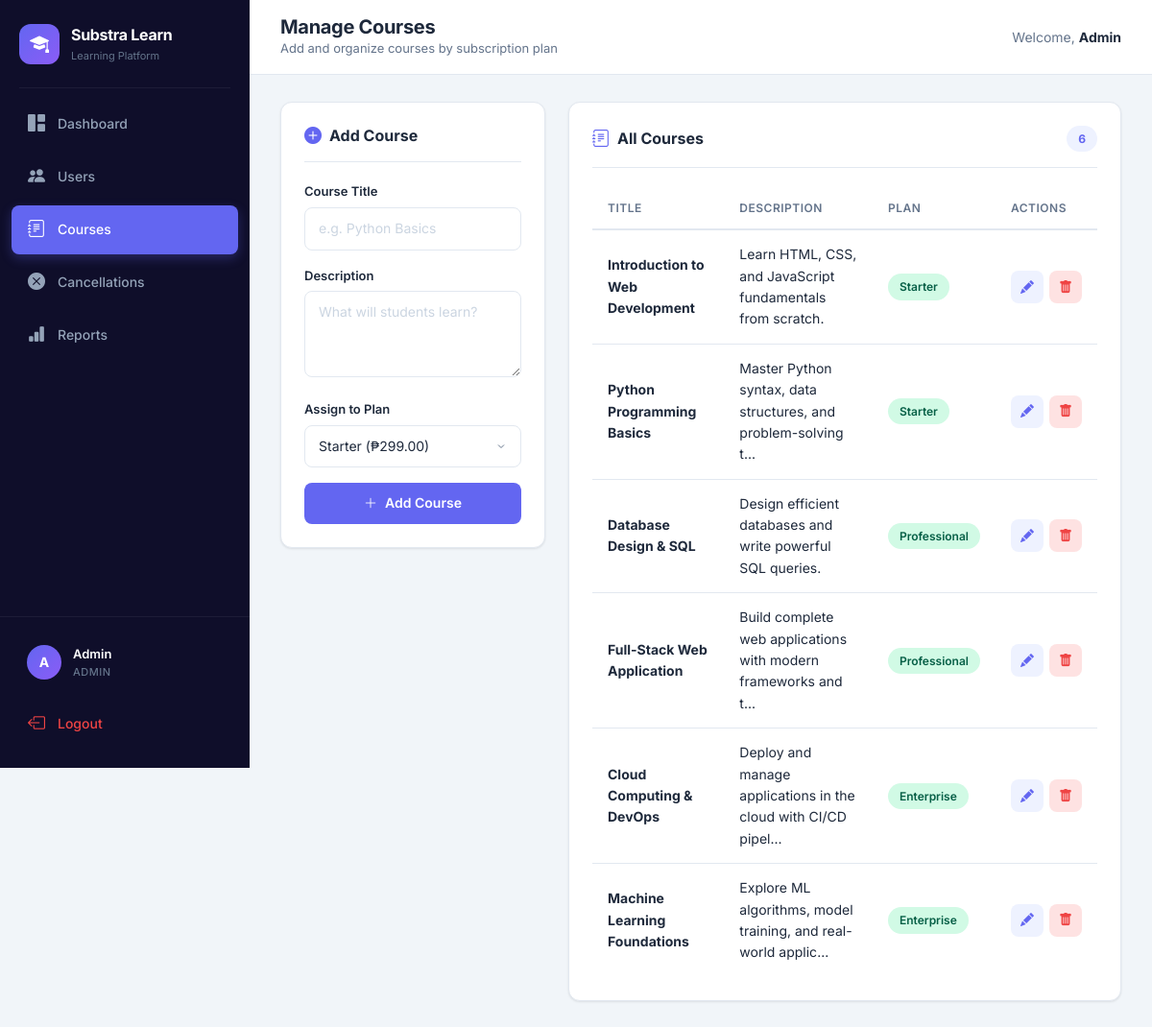
Screenshot of /admin/courses (signed in) with the database file from the repository.
### tables this page shows
CREATE TABLE courses (
    id INTEGER PRIMARY KEY AUTOINCREMENT,
    title TEXT NOT NULL,
    description TEXT DEFAULT '',
    plan_id INTEGER NOT NULL,
    created_at TEXT DEFAULT (datetime('now')),
    FOREIGN KEY (plan_id) REFERENCES plans(id)
);

CREATE TABLE plans (
    id INTEGER PRIMARY KEY AUTOINCREMENT,
    name TEXT NOT NULL,
    description TEXT DEFAULT '',
    price REAL NOT NULL,
    billing_cycle TEXT NOT NULL,
    status TEXT DEFAULT 'active',
    created_at TEXT DEFAULT (datetime('now'))
);

### app.py (the view)
@app.route('/admin/courses')
@admin_required
def admin_courses():
    conn = get_db()
    courses = conn.execute("""
        SELECT c.*, p.name as plan_name
        FROM courses c
        JOIN plans p ON c.plan_id = p.id
        ORDER BY p.price, c.title
    """).fetchall()
    plans = conn.execute("SELECT * FROM plans WHERE status='active' ORDER BY price").fetchall()
    conn.close()
    return render_template('admin_courses.html', courses=courses, plans=plans)

### app.py (called while the page is built)
def get_db():
    conn = sqlite3.connect('database.db')
    conn.row_factory = sqlite3.Row
    return conn

def admin_required(func):
    @wraps(func)
    def wrapper(*args, **kwargs):
        if "user_id" not in session or session.get("role") != "admin":
            flash("Access denied", "danger")
            return redirect("/login")
        return func(*args, **kwargs)
    return wrapper

### templates/admin_courses.html (shortened to what this page needs)
{% extends "base.html" %}
{% block page_title %}Manage Courses{% endblock %}
{% block page_subtitle %}Add and organize courses by subscription plan{% endblock %}
{% block content %}
<div class="row g-4">
    <div class="col-lg-4">
        <div class="content-card">
            <div class="card-header-custom">
                <h2 class="card-title"><i class="bi bi-plus-circle-fill"></i> Add Course</h2>
            </div>
            <form method="POST" action="/admin/create_course">
                <div class="form-group">
                    <label class="form-label">Course Title</label>
                    <input name="title" class="form-input" placeholder="e.g. Python Basics" required>
                </div>
                <div class="form-group">
                    <label class="form-label">Description</label>
                    <textarea name="description" class="form-input" rows="3" placeholder="What will students learn?"></textarea>
                </div>
                <div class="form-group">
                    <label class="form-label">Assign to Plan</label>
                    <select name="plan_id" class="form-input" required>
                        {% for p in plans %}
                        <option value="{{ p['id'] }}">{{ p['name'] }} (₱{{ "%.2f"|format(p['price']) }})</option>
                        {% endfor %}
                    </select>
                </div>
                <button type="submit" class="btn-custom btn-primary-custom w-100">
                    <i class="bi bi-plus-lg"></i> Add Course
                </button>
            </form>
        </div>
    </div>
    <div class="col-lg-8">
        <div class="content-card">
            <div class="card-header-custom">
                <h2 class="card-title"><i class="bi bi-journal-text"></i> All Courses</h2>
                <span class="badge-count">{{ courses|length }}</span>
            </div>
            {% if courses %}
            <div class="table-wrapper">
                <table class="table-custom">
                    <thead>
                        <tr>
                            <th>Title</th>
                            <th>Description</th>
                            <th>Plan</th>
                            <th>Actions</th>
                        </tr>
                    </thead>
                    <tbody>
                        {% for c in courses %}
                        <tr>
                            <td><strong>{{ c['title'] }}</strong></td>
                            <td class="text-muted-custom">{{ c['description'][:60] }}{% if c['description']|length > 60 %}...{% endif %}</td>
                            <td><span class="badge-status badge-active">{{ c['plan_name'] }}</span></td>
                            <td>
                                <div class="action-btns">
                                    <button class="btn-icon" title="Edit" onclick="openEditCourse({{ c['id'] }}, '{{ c['title'] }}', '{{ c['description'] }}', {{ c['plan_id'] }})">
                                        <i class="bi bi-pencil-fill"></i>
                                    </button>
                                    <a href="/admin/delete_course/{{ c['id'] }}" class="btn-icon btn-icon-danger" title="Delete" onclick="return confirm('Delete this course?')">
                                        <i class="bi bi-trash-fill"></i>
                                    </a>
                                </div>
                            </td>
                        </tr>
                        {% endfor %}
                    </tbody>
                </table>
            </div>
            {% else %}
            <div class="empty-state">
                <div class="empty-icon"><i class="bi bi-journal-x"></i></div>
                <h3>No Courses Yet</h3>
                <p>Add your first course using the form on the left.</p>
            </div>
            {% endif %}
        </div>
    </div>
</div>
{% endblock %}

### static/style.css (style rules this page uses)
:root { --primary: #6366F1; --primary-dark: #4F46E5; --primary-light: #A5B4FC; --primary-bg: #EEF2FF; --secondary: #8B5CF6; --success: #10B981; --success-bg: #D1FAE5; --warning: #F59E0B; --warning-bg: #FEF3C7; --danger: #EF4444; --danger-bg: #FEE2E2; --info: #06B6D4; --info-bg: #CFFAFE; --dark: #0F172A; --sidebar-bg: #0F0E2A; --sidebar-hover: #1E1B4B; --sidebar-active: #6366F1; --bg: #F1F5F9; --card: #FFFFFF; --text: #1E293B; --text-muted: #64748B; --border: #E2E8F0; --radius: 12px; --radius-sm: 8px; --radius-lg: 16px; --shadow: 0 1px 3px rgba(0,0,0,0.06), 0 1px 2px rgba(0,0,0,0.04); --shadow-md: 0 4px 6px rgba(0,0,0,0.05), 0 2px 4px rgba(0,0,0,0.03); --shadow-lg: 0 10px 25px rgba(0,0,0,0.08), 0 4px 10px rgba(0,0,0,0.04); --transition: all 0.2s ease; --sidebar-width: 260px; }
* { margin: 0; padding: 0; box-sizing: border-box; }
body { font-family: 'Inter', -apple-system, BlinkMacSystemFont, 'Segoe UI', sans-serif; background: var(--bg); color: var(--text); line-height: 1.6; -webkit-font-smoothing: antialiased; }
.content-card { background: var(--card); border-radius: var(--radius); padding: 24px; box-shadow: var(--shadow); border: 1px solid var(--border); margin-bottom: 0; }
.card-header-custom { display: flex; align-items: center; justify-content: space-between; margin-bottom: 20px; padding-bottom: 16px; border-bottom: 1px solid var(--border); }
.card-title { font-size: 16px; font-weight: 700; color: var(--text); display: flex; align-items: center; gap: 8px; margin: 0; }
.card-title i { color: var(--primary); font-size: 18px; }
.badge-count { background: var(--primary-bg); color: var(--primary); font-size: 12px; font-weight: 700; padding: 4px 12px; border-radius: 20px; }
.table-wrapper { overflow-x: auto; }
.table-custom { width: 100%; border-collapse: collapse; }
.table-custom thead th { padding: 12px 16px; font-size: 12px; font-weight: 600; color: var(--text-muted); text-transform: uppercase; letter-spacing: 0.5px; border-bottom: 2px solid var(--border); text-align: left; white-space: nowrap; }
.table-custom tbody td { padding: 14px 16px; font-size: 14px; border-bottom: 1px solid var(--border); color: var(--text); vertical-align: middle; }
.table-custom tbody tr { transition: var(--transition); }
.table-custom tbody tr:last-child td { border-bottom: none; }
.badge-status { display: inline-flex; align-items: center; padding: 4px 12px; border-radius: 20px; font-size: 12px; font-weight: 600; white-space: nowrap; }
.badge-active { background: var(--success-bg); color: #065F46; }
.btn-custom { display: inline-flex; align-items: center; justify-content: center; gap: 8px; padding: 10px 20px; border-radius: var(--radius-sm); font-size: 14px; font-weight: 600; text-decoration: none; border: none; cursor: pointer; transition: var(--transition); white-space: nowrap; }
.btn-primary-custom { background: var(--primary); color: white; }
.btn-icon { width: 34px; height: 34px; border-radius: var(--radius-sm); display: inline-flex; align-items: center; justify-content: center; font-size: 14px; border: none; cursor: pointer; background: var(--primary-bg); color: var(--primary); transition: var(--transition); text-decoration: none; }
.btn-icon-danger { background: var(--danger-bg); color: var(--danger); }
.action-btns { display: flex; gap: 6px; }
.w-100 { width: 100%; }
.form-group { margin-bottom: 16px; flex: 1; }
.form-label { display: block; font-size: 13px; font-weight: 600; color: var(--text); margin-bottom: 6px; }
.form-input { width: 100%; padding: 10px 14px; border: 1.5px solid var(--border); border-radius: var(--radius-sm); font-size: 14px; font-family: inherit; color: var(--text); background: var(--card); transition: var(--transition); outline: none; }
.form-input::placeholder { color: #CBD5E1; }
select.form-input { cursor: pointer; appearance: none; background-repeat: no-repeat; background-position: right 14px center; padding-right: 36px; }
textarea.form-input { resize: vertical; min-height: 60px; }
.text-muted-custom { color: var(--text-muted); font-size: 13px; }

### rows the page displays
courses: title "Introduction to Web Development", description "Learn HTML, CSS, and JavaScript fundamentals from scratch.", plan_name "Starter"
courses: title "Python Programming Basics", description "Master Python syntax, data structures, and problem-solving t", plan_name "Starter"
courses: title "Database Design & SQL", description "Design efficient databases and write powerful SQL queries.", plan_name "Professional"
courses: title "Full-Stack Web Application", description "Build complete web applications with modern frameworks and t", plan_name "Professional"
courses: title "Cloud Computing & DevOps", description "Deploy and manage applications in the cloud with CI/CD pipel", plan_name "Enterprise"
courses: title "Machine Learning Foundations", description "Explore ML algorithms, model training, and real-world applic", plan_name "Enterprise"

### other values shown
{{ session.get('user_name', 'U')[0]|upper }} "A"
{{ session.get('user_name') }} "Admin"
{{ session.get('role')|upper }} "ADMIN"
{{ courses|length }} "6"
form field plan_id "Starter (₱299.00)"
